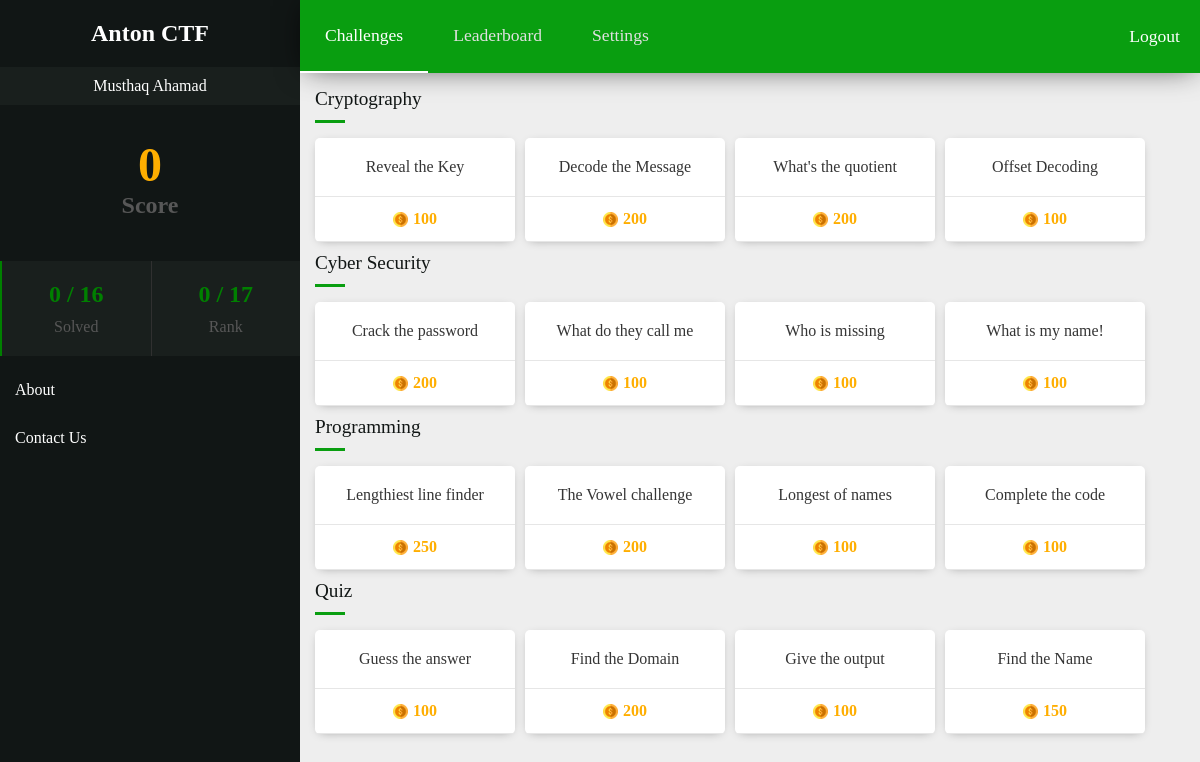
Screenshot of /dashboard.php?p=challenges (signed in) with the database file from the repository.
### tables this page shows
CREATE TABLE `users` (
  `id` int(10) NOT NULL AUTO_INCREMENT,
  `name` varchar(30) NOT NULL,
  `email` varchar(30) NOT NULL,
  `password` varchar(30) NOT NULL,
  `role` varchar(10) DEFAULT 'user',
  PRIMARY KEY (`id`),
  UNIQUE KEY `email` (`email`)
);

CREATE TABLE `challenges` (
  `id` int(10) NOT NULL AUTO_INCREMENT,
  `title` varchar(100) NOT NULL,
  `description` varchar(1000) NOT NULL,
  `flag` varchar(100) NOT NULL,
  `score` int(10) NOT NULL,
  `file` varchar(500) DEFAULT NULL,
  `cat_id` int(10) NOT NULL,
  PRIMARY KEY (`id`),
  KEY `cat_id` (`cat_id`),
  CONSTRAINT `challenges_ibfk_1` FOREIGN KEY (`cat_id`) REFERENCES `category` (`cat_id`) ON DELETE CASCADE
);

CREATE TABLE `category` (
  `cat_id` int(10) NOT NULL AUTO_INCREMENT,
  `name` varchar(100) NOT NULL,
  PRIMARY KEY (`cat_id`),
  UNIQUE KEY `name` (`name`)
);

### session.php (called while the page is built, shortened)
<?php
    include('config.php');
    $user_check = $_SESSION['login_user'];
    $ses_sql = mysqli_query($conn,"select id, email, name from users where email = '$user_check' ");
    $row = mysqli_fetch_array($ses_sql,MYSQLI_ASSOC);
    $login_username = $row['name'];
?>

### includes/challenges.php (the view, shortened to what this page needs)
<div class="challenge-category">
        <?php
            $solved_id = array();
            $sql = "select ch.id, ch.title, ch.score, cat.name as cat_name from challenges as ch, category as cat where ch.cat_id = cat.cat_id order by cat.name";
            $result = mysqli_query($conn, $sql) or die(mysqli_error());
            $count = mysqli_num_rows($result);
            $prev_cat_name = "";
            $flag = 0;
            if ($count > 0) {
                while ($row = mysqli_fetch_array($result, MYSQLI_ASSOC)) {
                    if ($prev_cat_name != $row["cat_name"]) {
                        if ($flag == 1) {
                            echo "</div>";
                        }
                        $flag = 1;
                        $prev_cat_name = $row["cat_name"];
                        echo "<h3>".$row["cat_name"]."</h3>";
                        echo "<div class='card-container'>";
                    }
                    $isSolvedClass = in_array($row["id"], $solved_id) ? "solved" : "points";
                    echo "<div class='card' data-id='".$row["id"]."'>";
                    echo "<p>".$row["title"]."</p>";
                    echo "<p class='$isSolvedClass'>".$row["score"]."</p>";
                    echo "</div>";
                }
                echo "</div>";
            }
        ?>
</div>

### dashboard.php (shortened to what this page needs)
<?php
    include 'session.php';
?>
<!DOCTYPE html>
<html>
<?php include 'includes/header.php' ?>
<?php
    $CHALLENGES = "challenges";
    $LEADERBOARD = "leaderboard";
    $SETTINGS = "settings";
    $current_page = $CHALLENGES;
    if (isset($_GET["p"]) && $_GET["p"] == $LEADERBOARD) {
        $current_page = $LEADERBOARD;
    } else if (isset($_GET["p"]) && $_GET["p"] == $CHALLENGES){
        $current_page = $CHALLENGES;
    } else if (isset($_GET["p"]) && $_GET["p"] == $SETTINGS){
        $current_page = $SETTINGS;
    } else {
        header('Location: dashboard.php?p=challenges');
        die();
    }
?>
<body>
<?php
    $user_score = 0;
    $user_rank = 0;
    $user_solve = 0;
    $users_count = 0;
    $challenges_count = 0;
    $sql = "select count(u.id) as u_count from  users u";
    $result = mysqli_query($conn, $sql) or die(mysqli_error());
    $count = mysqli_num_rows($result);
    if ($count == 1) {
        $row = mysqli_fetch_array($result, MYSQLI_ASSOC);
        $users_count = $row['u_count'];
    }
    $sql = "select count(ch.id) as ch_count from  challenges ch";
    $result = mysqli_query($conn, $sql) or die(mysqli_error());
    $count = mysqli_num_rows($result);
    if ($count == 1) {
        $row = mysqli_fetch_array($result, MYSQLI_ASSOC);
        $challenges_count = $row['ch_count'];
    }
?>
<div class="dash-container">
    <div class="dash-side-nav">
        <h2>Anton CTF</h2>
        <p class="nav-username"><?php echo $login_username ?></p>
        <div class="score">
            <h1 class="score"><?php echo $user_score ?></h1>
        </div>
        <div class="status">
            <div class="col">
                <h3><?php echo "$user_solve / $challenges_count" ?></h3>
                <p>Solved</p>
            </div>
            <div class="col">
                <h3><?php echo "$user_rank / $users_count" ?></h3>
                <p>Rank</p>
            </div>
        </div>
		<div class="links">
			    <a href="about-us.html">About</a>
			    <a href="contact-us.php">Contact Us</a>
		</div>
    </div>
    <div class="dash-content">
        <div class="dash-nav">
            <div class="tabs">
                <ul>
                    <?php
                        if ($current_page == $CHALLENGES) {
                            echo "<li><a href='dashboard.php?p=challenges' class='active'>Challenges</a></li>";
                            echo "<li><a href='dashboard.php?p=leaderboard'>Leaderboard</a></li>";
                            echo "<li><a href='dashboard.php?p=settings'>Settings</a></li>";
                        } else if($current_page == $LEADERBOARD) {
                            echo "<li><a href='dashboard.php?p=challenges'>Challenges</a></li>";
                            echo "<li><a href='dashboard.php?p=leaderboard'  class='active'>Leaderboard</a></li>";
                            echo "<li><a href='dashboard.php?p=settings'>Settings</a></li>";
                        } else if($current_page == $SETTINGS) {
                            echo "<li><a href='dashboard.php?p=challenges'>Challenges</a></li>";
                            echo "<li><a href='dashboard.php?p=leaderboard'>Leaderboard</a></li>";
                            echo "<li><a href='dashboard.php?p=settings'  class='active'>Settings</a></li>";
                        }
                    ?>
                </ul>
            </div>
            <a href="logout.php" class="logout">Logout</a>
        </div>
        <div class="dash-challenge-container">
            <?php
                if ($current_page == $CHALLENGES) {
                    include 'includes/challenges.php';
                } else if ($current_page == $LEADERBOARD){
                    include 'includes/leaderboard.php';
                } else if ($current_page == $SETTINGS) {
                    include 'includes/settings.php';
                }
            ?>
        </div>
    </div>
</div>
</body>
</html>

### css/style.css (style rules this page uses)
html, body { margin: 0; padding: 0; font-family: 'Ubuntu'; width: 100%; }
body { height: 100vh; }
* { outline: 0; }
.challenge-category { display: flex; width: auto; flex-direction: column; padding: 15px 15px 15px 10px; position: absolute; }
.challenge-category h3 { text-decoration: none; display: block; margin: 0; padding: 0 0 0 5px; color: #111615; font-weight: normal; font-size: 1.2em; }
.challenge-category h3:after { display: block; margin: 10px 0 10px 0; content: ''; width: 30px; height: 3px; background-color: #099e10; }
.challenge-category .card-container { display: flex; flex-direction: row; justify-content: flex-start; align-items: center; flex-wrap: wrap; }
.challenge-category .card-container .card { width: auto; flex-grow: 1; max-width: 250px; min-width: 200px; background-color: white; border-radius: 5px; margin: 5px 5px 10px 5px; transition: 0.5s all ease-in-out; cursor: pointer; -webkit-box-shadow: 0px 2px 10x -5px rgba(0, 0, 0, 0.45); -moz-box-shadow: 0px 2px 10px -5px rgba(0, 0, 0, 0.45); box-shadow: 0px 2px 10px -5px rgba(0, 0, 0, 0.45); }
.challenge-category .card-container .card p { padding: 20px 20px 20px 20px; margin: 0px 0px 10px 0px; color: #353535; text-align: center; font-size: 1em; border-bottom: 1px solid #e6e6e6; }
.challenge-category .card-container .card .points { color: #ffae00; font-weight: bold; display: flex; align-items: center; justify-content: center; margin: 0px; padding: 0px 10px 10px 10px; text-align: center; }
.challenge-category .card-container .card .points:before { content: url("/anton/images/coin.png"); margin: 5px 5px 0 0; }
.dash-container { position: relative; display: flex; flex-direction: row; width: 100%; height: 100vh; background-color: #eeeeee; overflow: auto; }
.dash-side-nav { width: 300px; height: 100vh; background-color: #111615; z-index: 99; position: fixed; display: flex; flex-direction: column; color: white; }
.dash-side-nav h2 { color: white; text-align: center; }
.dash-side-nav .nav-username { display: block; text-align: center; padding: 10px 10px 10px 10px; margin: 0 0 0 0; background-color: #191f1d; }
.dash-side-nav .score { display: flex; flex-direction: column; }
.dash-side-nav .score h1 { display: block; text-align: center; color: #ffae00; font-size: 3em; }
.dash-side-nav .score h1:after { content: 'Score'; display: block; font-size: 0.5em; color: #575757; }
.dash-side-nav .status { display: flex; flex-direction: row; margin: 10px 0 0 0; padding: 0; }
.dash-side-nav .status .col { width: 50%; padding: 10px; display: flex; flex-direction: column; background: #191f1d; }
.dash-side-nav .status .col:nth-child(1) { border-right: 1px solid #303030; border-left: 2px solid green; }
.dash-side-nav .status .col h3 { text-align: center; color: green; margin: 10px 10px 10px 10px; padding: 0; font-size: 1.5em; }
.dash-side-nav .status .col p { text-align: center; color: #575757; margin: 0px 10px 10px 10px; }
.dash-side-nav .links { margin-top: 10px; }
.dash-side-nav .links a { display: block; text-decoration: none; color: white; padding: 15px; }
.dash-content { position: relative; margin-left: 300px; display: flex; flex-grow: 1; flex-direction: column; width: auto; height: 100vh; }
.dash-content .dash-nav { display: flex; justify-content: flex-start; background-color: #099e10; width: 100%; z-index: 99; -webkit-box-shadow: 0px 0px 30px -6px rgba(0, 0, 0, 0.75); -moz-box-shadow: 0px 0px 30px -6px rgba(0, 0, 0, 0.75); box-shadow: 0px 0px 30px -6px rgba(0, 0, 0, 0.75); }
.dash-content .dash-nav .tabs { display: flex; flex-direction: row; justify-content: center; color: #c9c9c9; }
.dash-content .dash-nav .tabs ul { list-style: none; display: flex; justify-content: flex-start; width: 100%; padding: 0; margin: 0; }
.dash-content .dash-nav .tabs ul li { display: flex; }
.dash-content .dash-nav .tabs ul li a { color: #e0e0e0; font-size: 1.1em; text-decoration: none; padding: 25px 25px 25px 25px; }
.dash-content .dash-nav .tabs ul li .active { color: white; border-bottom: 2px solid #ffffff; }
.dash-content .dash-nav .logout { display: inline-block; align-self: center; justify-self: flex-end; margin: 0 20px 0 auto; text-decoration: none; color: #ffffff; font-size: 1.1em; }
.dash-content .dash-challenge-container { display: flex; flex-direction: column; }

### rows the page displays
users: name "Musthaq Ahamad"
challenges: cat.name "Cryptography", title "Reveal the Key", score "100"
challenges: title "Decode the Message", score "200"
challenges: title "What's the quotient", score "200"
challenges: title "Offset Decoding", score "100"
challenges: cat.name "Cyber Security", title "Crack the password", score "200"
challenges: title "What do they call me", score "100"
challenges: title "Who is missing", score "100"
challenges: title "What is my name!", score "100"
challenges: cat.name "Programming", title "Lengthiest line finder", score "250"
challenges: title "The Vowel challenge", score "200"
challenges: title "Longest of names", score "100"
challenges: title "Complete the code", score "100"
challenges: cat.name "Quiz", title "Guess the answer", score "100"
challenges: title "Find the Domain", score "200"
challenges: title "Give the output", score "100"
challenges: title "Find the Name", score "150"

### other values shown
$user_score "0"
$user_solve "0"
$challenges_count "16"
$user_rank "0"
$users_count "17"
